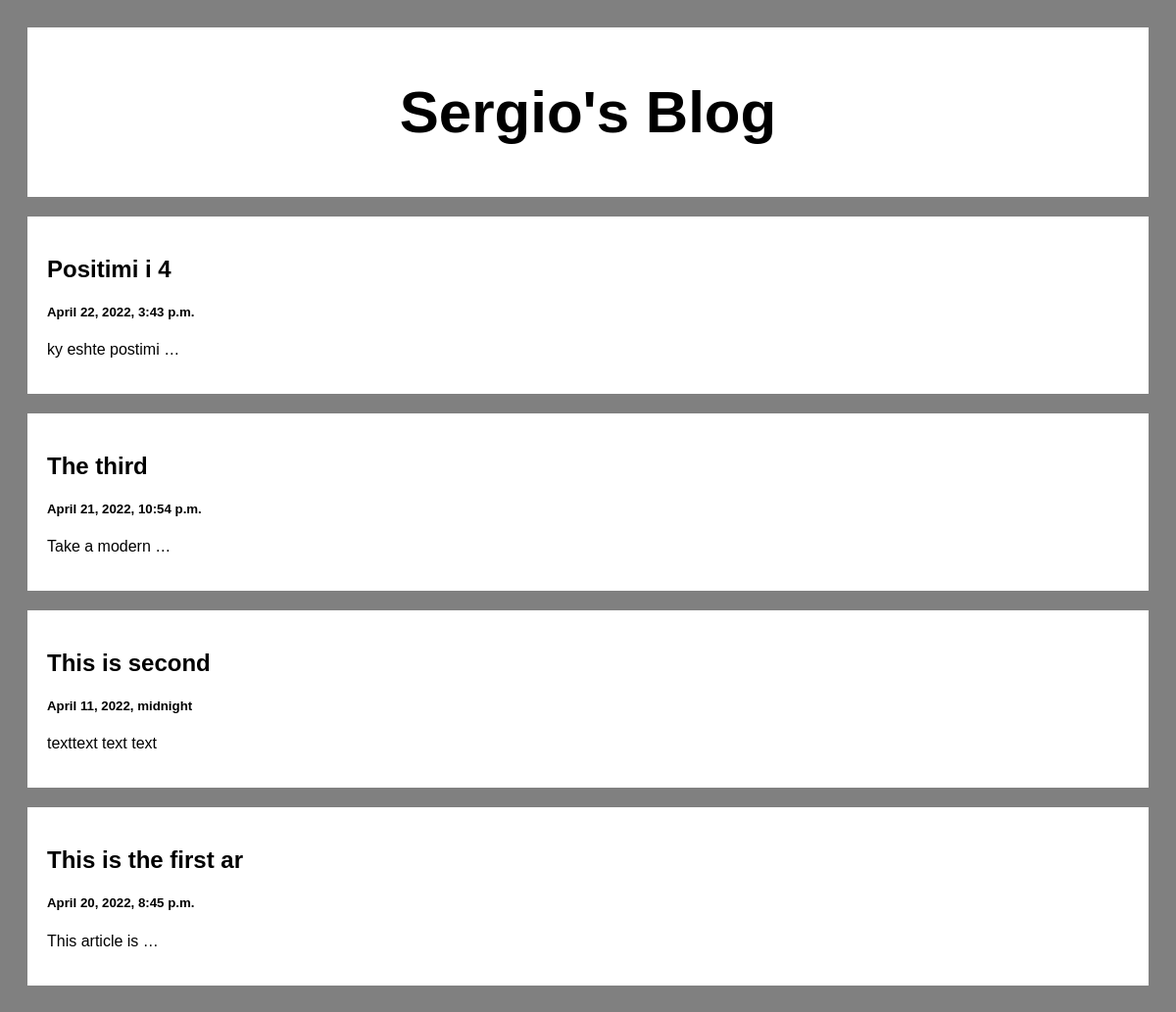
The page /posts on the database its author committed.
### posts/models.py (models this page shows)
class Post(models.Model):
    title = models.CharField(max_length=20)
    body = models.CharField(max_length=1000000)
    created_at = models.DateTimeField(default=datetime.now,blank=True)

### posts/views.py (the view)
# urls.py: path('posts',views.post,name='post'),
def post(request):
    posts = Post.objects.all()
    return render(request, 'posts.html', {'posts': posts})

### templates/posts.html (shortened to what this page needs)
<!DOCTYPE html>
<html lang="en">
<head>
</head>
<body>
<div class="header">
    <h2>Sergio's Blog</h2>
</div>
    <div class="row">
        <div class="leftcolumn">
            {% for post in posts reversed %}
            <div class="card">
                <a style="text-decoration: none; color: black;" href="/postview/{{post.id}}">
                    <h2>{{post.title}}</h2>
                    <h5>{{post.created_at}}</h5>
                    <p>{{post.body|truncatewords:3}}</p>
                </a>
            </div>
            {% endfor %}
        </div>
    </div>
</body>
</html>

### templates/posts.html (style rules this page uses)
* { box-sizing:border-box; }
body { font-family:Arial; padding : 20px; background: grey; }
.header { padding:2px; font-size:40px; text-align:center; background:white; }
.leftcolumn { float:left; width:100%; }
.card { background-color:white; padding:20px; margin-top:20px; }
.row:after { content:""; display:table; clear:both; }

### rows shown on the page
Post: title "Positimi i 4", created_at "April 22, 2022, 3:43 p.m.", body "ky eshte postimi …"
Post: title "The third", created_at "April 21, 2022, 10:54 p.m.", body "Take a modern …"
Post: title "This is second", created_at "April 11, 2022, midnight", body "texttext text text"
Post: title "This is the first ar", created_at "April 20, 2022, 8:45 p.m.", body "This article is …"
